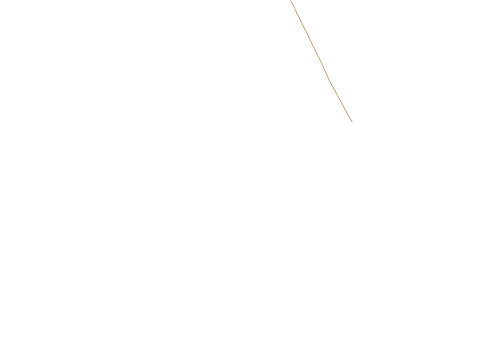
Frame 1 (no input)
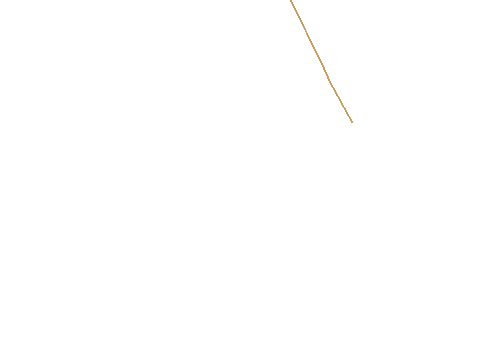
Frame 60 (no input)
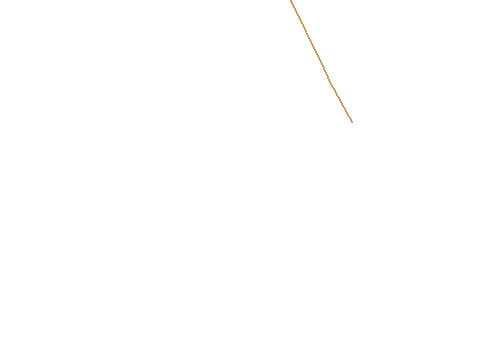
Frame 120 (the mouse pressed at the canvas centre since frame 60)

The p5.js sketch that drew these frames (run headless with seeded random() and noise() and a simulated clock; from frame 60 on, the mouse is pressed at the canvas centre):

// p5.js sketch
// ── sketch.js
const IMAGE_WIDTH = 500;
const IMAGE_HEIGHT = 342;

function setup() {
    createCanvas(IMAGE_WIDTH, IMAGE_HEIGHT);
}

function draw() {
    /* Set the color of the stroke. */
    stroke(198,157,101);

    /* Don’t fill in the color of the shape */
    noFill();

    /* Begin the shape created by the three vertices. */
    beginShape();
    vertex(291, 1);
    vertex(322, 64);
    vertex(330, 82);
    vertex(352, 122);

    /* End the shape created by the three vertices, without a fill-in color (see line 13). */
    endShape();
}
